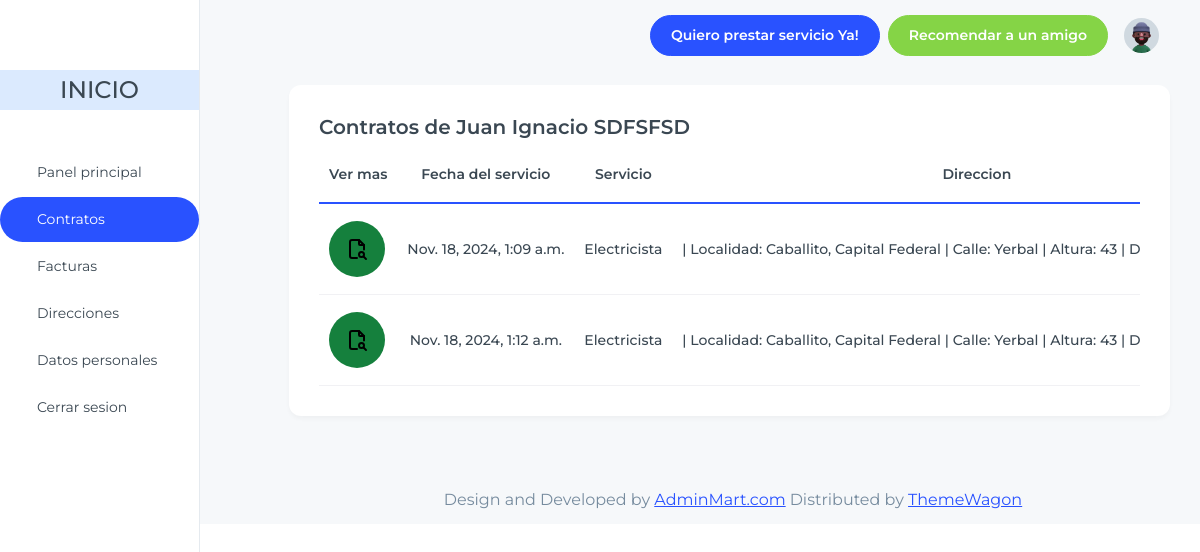
The page /home/prestador/contratos/ on the database its author committed.
### apps/prestador/models.py (models this page shows, shortened)
class Prestador(models.Model):
    estudios = models.TextField(max_length=500, null=True, blank=True)
    codFiscal = models.CharField(max_length=100, null=True, blank=True)
    CUIT = models.CharField(max_length=100, null=True, blank=True)
    rol_usuario = models.ForeignKey("usuario.Rol", on_delete=models.CASCADE, null=True, blank=True)

### apps/usuario/models.py (models this page shows, shortened)
class Rol(models.Model):
    ROLES = [
        (1,'Quiero contratar un servicio'),
        (2,'Quiero prestar servicio')
    ]
    rol = models.IntegerField(choices=ROLES)
    usuario = models.ForeignKey("usuario.Usuario", on_delete=models.CASCADE, related_name="rols")

class Usuario(models.Model):
    nombre = models.CharField(max_length=150)
    apellido = models.CharField(max_length=150)
    email = models.EmailField(unique=True)
    contraseña = models.CharField(max_length=128)
    fecha_creacion = models.DateTimeField(auto_now_add=True)

### apps/contrato/models.py (models this page shows, shortened)
class Contrato(models.Model):
    ESTADO_OPCIONES = [
        (1, 'En proceso'),
        (2, 'Cancelado'),
        (3, 'Completado'),
    ]
    fecha_contrato = models.DateTimeField()
    fecha_servicio = models.DateTimeField()
    precio_acordado = models.DecimalField(max_digits=20, decimal_places=2)
    estado = models.IntegerField(choices=ESTADO_OPCIONES)
    detalles = models.TextField(max_length=1000, null=True, blank=True)
    direccion = models.ForeignKey("ubicacion.Direccion", on_delete=models.CASCADE, default=None)
    servicio_prestado = models.ForeignKey("servicio.ServicioPrestado", on_delete=models.CASCADE)
    factura = models.ForeignKey("facturacion.Factura", on_delete=models.CASCADE, null=True, blank=True, related_name="contratos")

### apps/servicio/models.py (models this page shows, shortened)
class ServicioPrestado(models.Model):
    prestador = models.ForeignKey("prestador.Prestador", on_delete=models.CASCADE)
    localidad = models.ForeignKey("ubicacion.Localidad", on_delete=models.CASCADE, default=None)
    servicio = models.ForeignKey(Servicio, on_delete=models.CASCADE)

class Servicio(models.Model):
    nombre = models.CharField(max_length=100)
    descripcion = models.TextField(max_length=500, null=True, blank=True)
    categoria = models.ForeignKey(Categoria, on_delete=models.CASCADE)

### apps/ubicacion/models.py (models this page shows, shortened)
class Direccion(models.Model):
    calle = models.TextField(max_length=200)
    altura = models.TextField(max_length=200)
    departamento = models.CharField(max_length=100, null=True, blank=True)
    codigo_postal = models.CharField(max_length=100)
    barrio = models.CharField(max_length=200, blank=True, null=True, default=None)
    localidad = models.ForeignKey(Localidad, on_delete=models.CASCADE, default=None)
    usuario = models.ForeignKey("usuario.Usuario", on_delete=models.CASCADE, default=None)
    def direccionCompleta(self):
        return f"| Localidad: {self.localidad} | Calle: {self.calle} | Altura: {self.altura} | Departamento: {self.departamento} | "

class Localidad(models.Model):
    nombre = models.CharField(max_length=100)
    provincia = models.ForeignKey(Provincia, on_delete=models.CASCADE)
    def __str__(self):
        return f'{self.nombre}, {self.provincia}'

class Provincia(models.Model):
    PROVINCIAS = [
        (1, 'Buenos Aires'),
        (2, 'Ciudad Autónoma de Buenos Aires'),
        (3, 'Catamarca'),
        (4, 'Chaco'),
        (5, 'Chubut'),
        (6, 'Córdoba'),
        (7, 'Corrientes'),
        (8, 'Entre Ríos'),
        (9, 'Formosa'),
        (10, 'Jujuy'),
        (11, 'La Pampa'),
        (12, 'La Rioja'),
        (13, 'Mendoza'),
        (14, 'Misiones'),
        (15, 'Neuquén'),
        (16, 'Río Negro'),
        (17, 'Salta'),
        (18, 'San Juan'),
        (19, 'San Luis'),
        (20, 'Santa Cruz'),
        (21, 'Santa Fe'),
        (22, 'Santiago del Estero'),
        (23, 'Tierra del Fuego, Antártida e Islas del Atlántico Sur'),
        (24, 'Tucumán'),
    ]
    nombre = models.IntegerField(choices=PROVINCIAS)
    def __str__(self):
        return f'{self.nombre}'

### apps/usuario/views.py (the view)
# urls.py: path('prestador/contratos/', PrestadorContratoView.as_view(), name='contratos'),
class PrestadorContratoView(generic.TemplateView):
    template_name = 'prestador_contratos.html'
    def get_context_data(self, **kwargs):
        context =  super().get_context_data(**kwargs)
        context['usuarios'] = Usuario.objects.all()
        context['contratos'] = Contrato.objects.all().filter(servicio_prestado__prestador=3)
        context['prestador'] = Prestador.objects.get(id=3)
        return context

### apps/prestador/templates/prestador_contratos.html (shortened to what this page needs)
{% extends 'index_prestador.html' %}
{% load static %}
{% block content %}
<div class="container-fluid">
  <div class='row'>
    <div class="col-lg-12 pl-1">
      <div class="card ">
        <div class="card-body ">
          <h5 class="card-title fs-6 font-semibold">Contratos de {{ prestador.rol_usuario.usuario.nombre }} {{ prestador.rol_usuario.usuario.apellido }}</h5>
            <div class="table-responsive">
              <table class="table text-nowrap align-middle mb-0">
                <thead>
                  <tr class="border-2 border-bottom border-primary border-0">
                    <th scope="col" class="text-center">Ver mas</th>
                    <th scope="col" class="ps-4">Fecha del servicio</th>
                    <th scope="col" class="text-center">Servicio</th>
                    <th scope="col" class="text-center">Direccion</th>
                    </tr>
                </thead>
                <tbody class="table-group-divider">
                  {% for contrato in contratos %}
                    <tr>
                      <td class="text-center fw-medium">
                        <button type="button" class="flex justify-center items-center text-white bg-green-700 hover:bg-green-800 focus:outline-none focus:ring-4 focus:ring-green-300 font-medium rounded-full px-3 py-3 dark:bg-green-600 dark:hover:bg-green-700 dark:focus:ring-green-800">
                          <img src="{% static 'images/dash/logos/file-search.svg' %}" alt="Ícono" class="w-6 h-6">
                        </button>
                      </td>
                      <td class="text-center fw-medium">{{contrato.fecha_servicio}}</td>
                      <td class="text-center fw-medium">{{contrato.servicio_prestado.servicio.nombre}}</td>
                      <td class="text-center fw-medium">{{contrato.direccion.direccionCompleta}}</td>
                    </tr>
                  {% endfor %}
                </tbody>
              </table>
            </div>
        </div>
      </div>
    </div>
  </div>
</div>
{% endblock %}

### templates/index_prestador.html (shortened to what this page needs)
{% load static %}
<!doctype html>
<html lang="en">
<head>
  <link rel="stylesheet" href="{% static 'css/dash/styles.min.css' %}" />
  <script src="https://cdn.tailwindcss.com"></script>
</head>
<body>
  <div class="page-wrapper" id="main-wrapper" data-layout="vertical" data-navbarbg="skin6" data-sidebartype="full"
    data-sidebar-position="fixed" data-header-position="fixed">
    <aside class="left-sidebar w-1/6">
      <div>
        <div class="brand-logo d-flex align-items-center justify-items-start">
        </div>
        <nav class="sidebar-nav" data-simplebar="">
          <ul id="sidebarnav">
            <div class="w-full bg-blue-100 h-10 flex justify-center items-center mb-10">
              <h1 class='text-2xl font-medium'>INICIO</h1>
            </div>
            <li class="sidebar-item">
              <a class="sidebar-link" href="{% url 'panel' %}" aria-expanded="false">
                <span>
                </span>
                <span class="hide-menu fs-3">Panel principal</span>
              </a>
            </li>
            <li class="sidebar-item">
              <a class="sidebar-link" href="{% url 'contratos' %}"aria-expanded="false">
                <span>
                </span>
                <span class="hide-menu fs-3">Contratos</span>
              </a>
            </li>
            <li class="sidebar-item">
              <a class="sidebar-link" href="{% url 'facturas' %}" aria-expanded="false">
                <span>
                </span>
                <span class="hide-menu fs-3">Facturas</span>
              </a>
            </li>
            <li class="sidebar-item">
              <a class="sidebar-link" href="{% url 'direcciones' %}"aria-expanded="false">
                <span>
                </span>
                <span class="hide-menu fs-3">Direcciones</span>
              </a>
            </li>
            <li class="sidebar-item">
              <a class="sidebar-link" href="{% url 'datos' %}" aria-expanded="false">
                <span>
                </span>
                <span class="hide-menu fs-3">Datos personales</span>
              </a>
            </li>
            <li class="sidebar-item">
              <a class="sidebar-link" href="./authentication-login.html" aria-expanded="false">
                <span>
                </span>
                <span class="hide-menu fs-3">Cerrar sesion</span>
              </a>
            </li>
          </ul>
        </nav>
      </div>
    </aside>
    <div class="body-wrapper">
      <header class="app-header">
        <nav class="navbar navbar-expand-lg navbar-light">
          <div class="navbar-collapse justify-content-end px-0" id="navbarNav">
            <ul class="navbar-nav flex-row ms-auto align-items-center justify-content-end">
              <a href="#" target="_blank"
                class="btn btn-primary me-2"><span class="d-none d-md-block">Quiero prestar servicio Ya!</span> <span class="d-block d-md-none">Pro</span></a>
              <a href="#" target="_blank"
                class="btn btn-success"><span class="d-none d-md-block">Recomendar a un amigo</span> <span class="d-block d-md-none">Free</span></a>
              <li class="nav-item dropdown">
                <a class="nav-link nav-icon-hover" href="javascript:void(0)" id="drop2" data-bs-toggle="dropdown"
                  aria-expanded="false">
                  <img src="{% static 'images/dash/profile/user-1.jpg' %}" alt="" width="35" height="35" class="rounded-circle">
                </a>
              </li>
            </ul>
          </div>
        </nav>
      </header>
          {% block content %} {% endblock %}
        <div class="py-6 px-6 text-center">
          <p class="mb-0 fs-4">Design and Developed by <a href="https://adminmart.com/" target="_blank"
            class="pe-1 text-primary text-decoration-underline">AdminMart.com</a>Distributed by <a href="https://themewagon.com/" target="_blank"
            class="pe-1 text-primary text-decoration-underline">ThemeWagon</a></p>
        </div>
      </div>
  </div>
</body>
</html>

### rows shown on the page
Prestador: rol_usuario.usuario.nombre "Juan Ignacio", rol_usuario.usuario.apellido "SDFSFSD"
Contrato: fecha_servicio "Nov. 18, 2024, 1:09 a.m.", servicio_prestado.servicio.nombre "Electricista", direccion.direccionCompleta "| Localidad: Caballito, Capital Federal | Calle: Yerbal | Altura: 43 |…"
Contrato: fecha_servicio "Nov. 18, 2024, 1:12 a.m.", servicio_prestado.servicio.nombre "Electricista", direccion.direccionCompleta "| Localidad: Caballito, Capital Federal | Calle: Yerbal | Altura: 43 |…"
